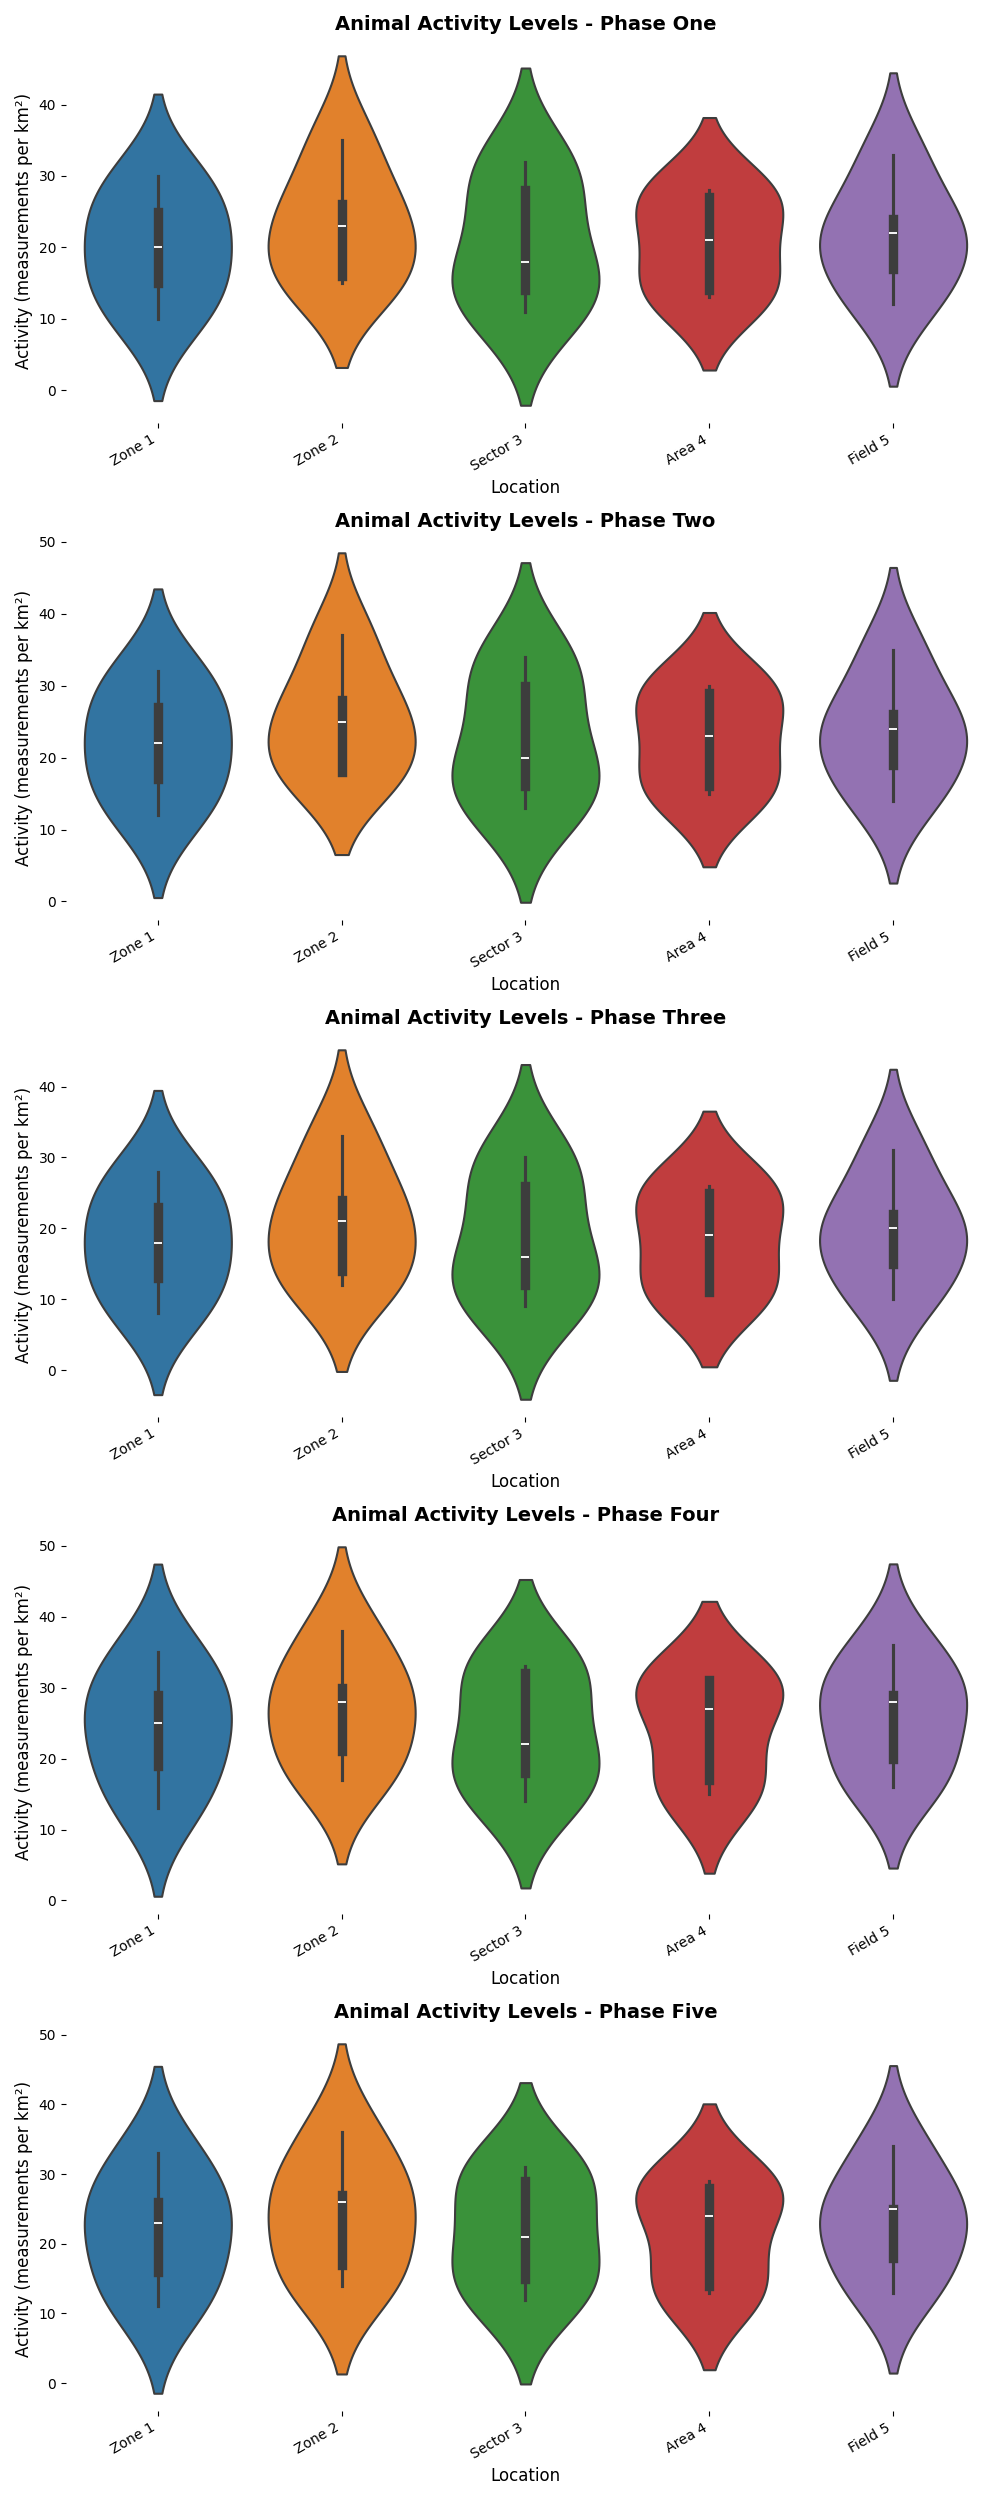

Recreate this plot in Python.
import matplotlib.pyplot as plt
import numpy as np
import seaborn as sns

# Define the locations
locations = ['Zone 1', 'Zone 2', 'Sector 3', 'Area 4', 'Field 5']

# Activity data scaled (measurements per km²) for five phases
phase_one_activity = np.array([
    [10, 15, 11, 14, 12], 
    [20, 23, 18, 21, 22], 
    [30, 35, 32, 28, 33],
    [25, 26, 28, 27, 24],
    [15, 16, 14, 13, 17]
])

phase_two_activity = np.array([
    [12, 18, 13, 16, 14], 
    [22, 25, 20, 23, 24], 
    [32, 37, 34, 30, 35],
    [27, 28, 30, 29, 26],
    [17, 18, 16, 15, 19]
])

phase_three_activity = np.array([
    [8, 12, 9, 11, 10], 
    [18, 21, 16, 19, 20], 
    [28, 33, 30, 26, 31],
    [23, 24, 26, 25, 22],
    [13, 14, 12, 11, 15]
])

phase_four_activity = np.array([
    [13, 17, 14, 15, 16], 
    [25, 28, 22, 27, 29], 
    [35, 38, 33, 31, 36],
    [29, 30, 32, 31, 28],
    [19, 21, 18, 17, 20]
])

phase_five_activity = np.array([
    [11, 14, 12, 13, 13], 
    [23, 26, 21, 24, 25], 
    [33, 36, 31, 29, 34],
    [26, 27, 29, 28, 25],
    [16, 17, 15, 14, 18]
])

# Create figure with subplots for five phases
fig, axs = plt.subplots(5, 1, figsize=(10, 25), tight_layout=True)

# Define the plot function
def create_activity_plot(ax, data, phase):
    sns.violinplot(data=data, ax=ax, linewidth=1.5)
    ax.set_title(f'Animal Activity Levels - {phase}', fontsize=14, fontweight='bold')
    ax.set_xlabel('Location', fontsize=12)
    ax.set_ylabel('Activity (measurements per km²)', fontsize=12)
    ax.set_xticklabels(locations, rotation=30, ha='right')
    ax.legend_.remove() if ax.get_legend() else None
    ax.grid(False)
    ax.spines['top'].set_visible(False)
    ax.spines['right'].set_visible(False)
    ax.spines['left'].set_visible(False)
    ax.spines['bottom'].set_visible(False)

# Create plots for each phase
create_activity_plot(axs[0], phase_one_activity, 'Phase One')
create_activity_plot(axs[1], phase_two_activity, 'Phase Two')
create_activity_plot(axs[2], phase_three_activity, 'Phase Three')
create_activity_plot(axs[3], phase_four_activity, 'Phase Four')
create_activity_plot(axs[4], phase_five_activity, 'Phase Five')

# Show the plot
plt.show()
